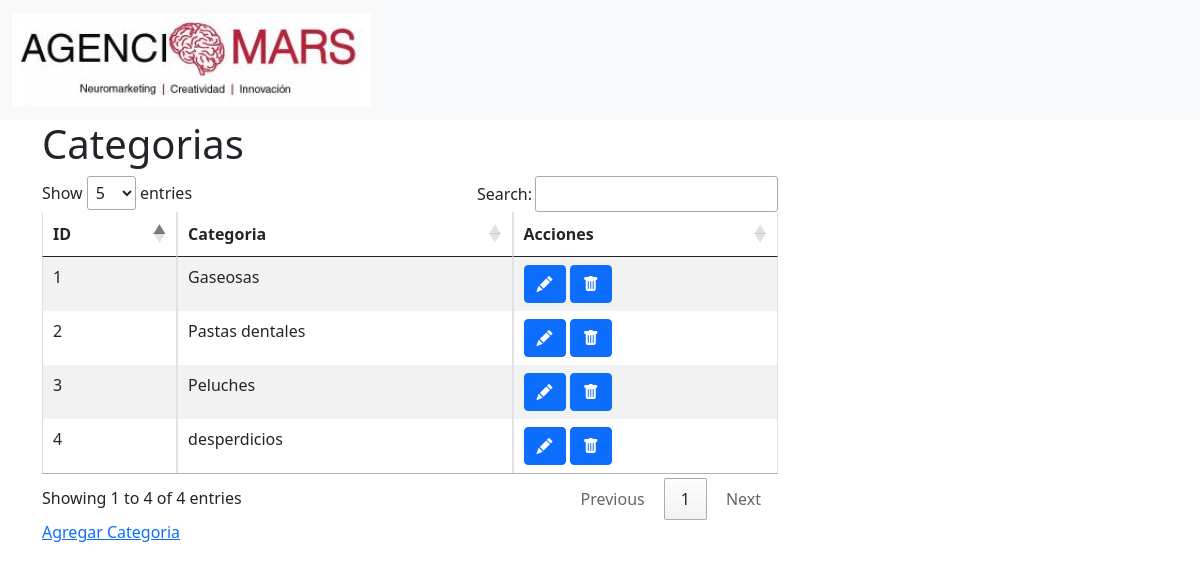
/categoria/, run on an earlier commit of the app's database.
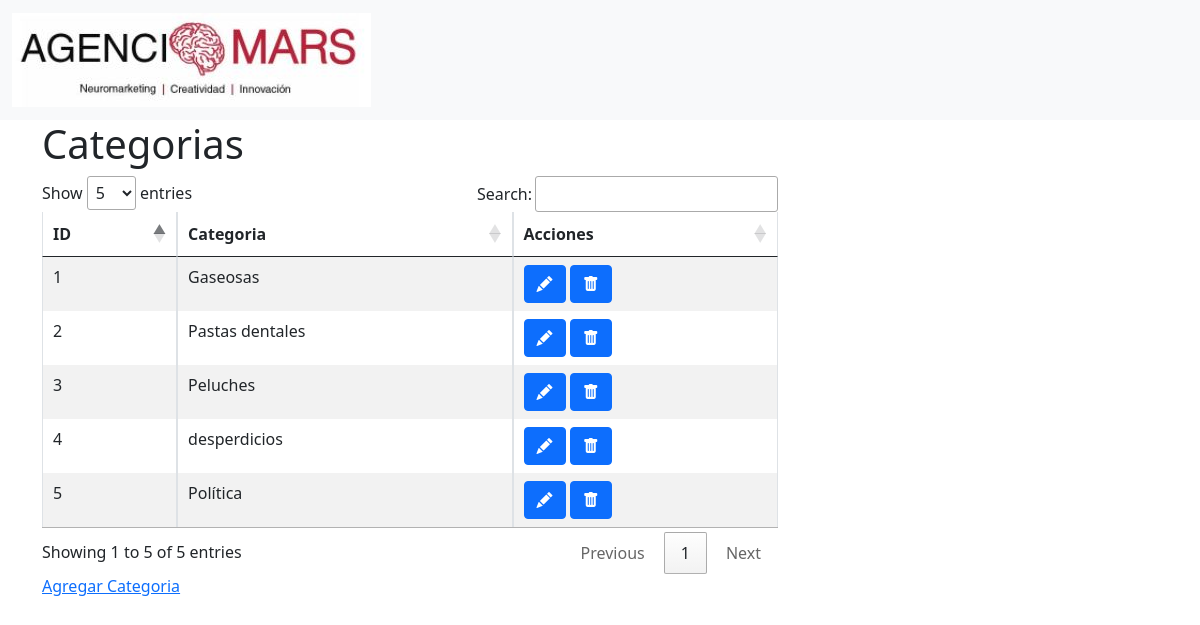
And on a later commit of the database.
### test_iat/models.py (models this page shows)
class Categoria(models.Model):
    nombre =  models.CharField(max_length=255,unique=True)
    created_at = models.DateTimeField(auto_now_add=True)
    updated_at = models.DateTimeField(auto_now=True)

### test_iat/views.py (the view)
# urls.py: path('categoria/', views.categorias),
def categorias(request):
    categorias= Categoria.objects.all()
    context = {
    "categorias":categorias,
    "accion":'default'
    }
    return render(request, 'categorias.html', context)

### test_iat/templates/categorias.html (shortened to what this page needs)
{% extends './base.html' %}
{% block content %}
    <div class="container">
        {% ifequal accion "default" %}
        <div class="row">
            <div class="col-8">
                <h1>Categorias</h1>
                <div class="table-responsive">
                    <table id="shows" class="table table-striped table-bordered" width="100%" >
                        <thead>
                            <tr>
                                <th>ID</th>
                                <th>Categoria</th>
                                <th>Acciones</th>
                            </tr>
                        </thead>
                        <tbody>
                        {% for categoria in categorias %}
                            <tr>
                                <td> {{categoria.id}}</td>
                                <td> {{categoria.nombre}}</td>
                                <td><span data-placement="top" data-toggle="tooltip" title="Editar">
                                        <a href="/categoria/{{categoria.id}}/edit" class="btn btn-primary btn-xs" data-title="view" data-toogle="modal" data-target="#view">
                                            <i class="bi bi-pencil-fill"></i>
                                        </a>
                                    </span>
                                    <span data-placement="top" data-toggle="tooltip" title="Delete">
                                        <a href="#" data-href="/categoria/{{categoria.id}}/destroy" class="btn btn-primary btn-xs" data-title="view" data-bs-toggle="modal" data-bs-target="#confirm-delete">
                                            <i class="bi bi-trash-fill"></i>
                                        </a>
                                    </span>
                                </td>
                            </tr>
                        {% endfor %}
                        </tbody>
                    </table>
                </div>
            </div>
        </div>
        <div class="row">
            <div class="col-8">
                <a href="/categoria/new">Agregar Categoria</a>
            </div>
        </div>
        {% endifequal %}
    </div>
{% endblock %}

What changed in the data, as far as the page shows it:
added Categoria: id "5", nombre "Política"
Also different on the page:
text written by a page script: "Show entries Search: Showing 1 to 4 of 4 entries Previous 1 Next" → "Show entries Search: Showing 1 to 5 of 5 entries Previous 1 Next"
